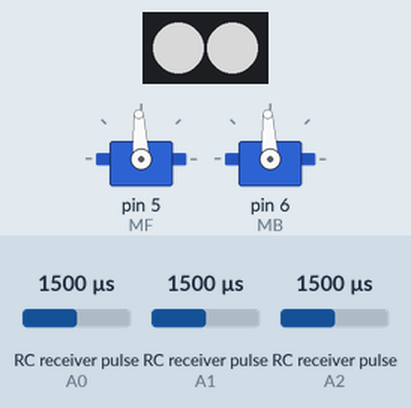
Simulated run of this sketch. Board: Arduino Uno, built with avr-gcc and run on an emulated ATmega328P. Parts: 2 × servo, 2 RGB LEDs in strip order, left to right. Wiring (inferred from the names in the program): 3 × RC receiver channel: data A0 / data A1 / data A2. Inputs (shaded band) come from the test bench; at power-on: RC receiver pulse (sensors on A1, A2, A0) 1500 µs. Dim RGB values are drawn brighter than linear.

Above: at 1.2 s.
1.3 s: RC receiver pulse (sensor on A1) set to 1020 µs
At 1.7 s:
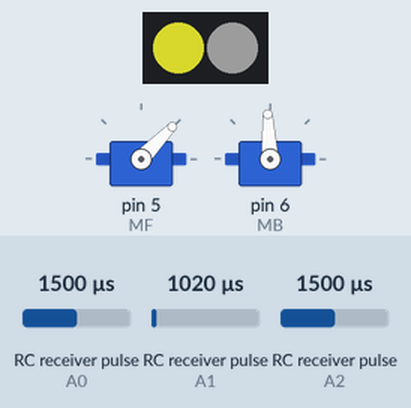
2.9 s: RC receiver pulse (sensor on A2) set to 1020 µs
At 4.2 s:
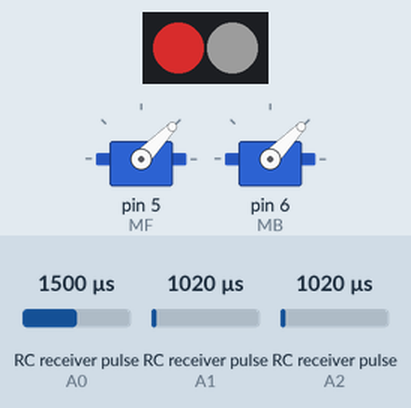
4.5 s: RC receiver pulse (sensor on A1) set to 1750 µs
At 5.4 s:
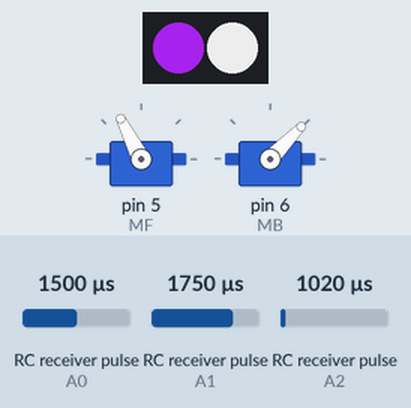
6.1 s: RC receiver pulse (sensor on A2) set to 1750 µs
At 6.9 s:
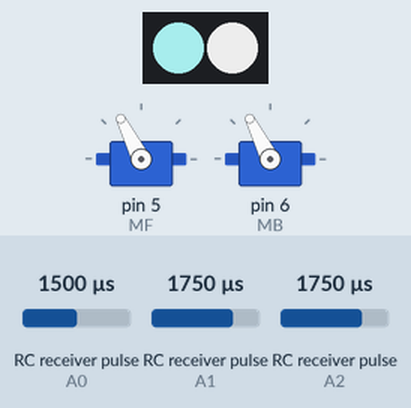
7.7 s: RC receiver pulse (sensor on A0) set to 1020 µs
At 9.0 s:
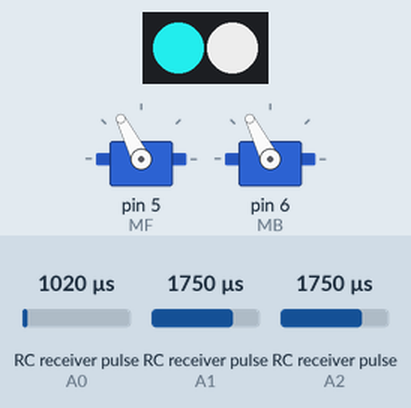
9.3 s: RC receiver pulse (sensor on A1) set to 1250 µs
At 10.2 s:
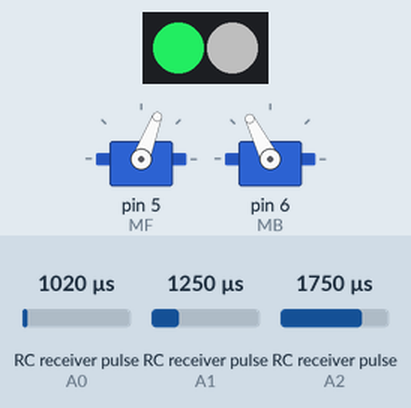
Timing chart, 0 to 11.9 s (numbered marks = the images above; inputs shaded):
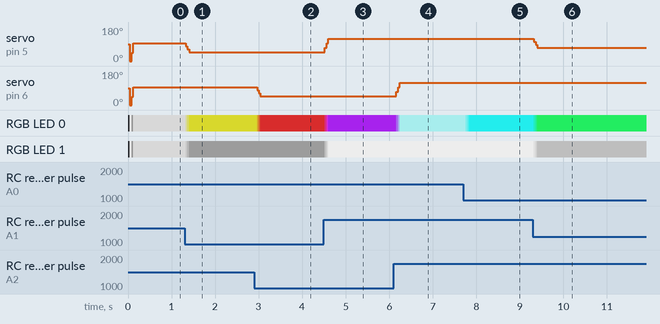

Measured:
- after the input at 1.3 s, servo on pin 5 (MF): 93° → 46° at once; RGB LED 0: RGB(139, 139, 139) → RGB(139, 139, 102) at once, → RGB(139, 139, 65) 0.04 s later, → RGB(139, 139, 28) 0.04 s later; RGB LED 1: RGB(139, 139, 139) → RGB(102, 102, 102) at once, → RGB(65, 65, 65) 0.04 s later, → RGB(28, 28, 28) 0.04 s later
- after the input at 2.9 s, servo on pin 6 (MB): 93° → 46° after 0.06 s; RGB LED 0: RGB(139, 139, 28) → RGB(139, 102, 28) after 0.06 s, → RGB(139, 65, 28) 0.04 s later, → RGB(139, 28, 28) 0.04 s later
- after the input at 4.5 s, servo on pin 5 (MF): 46° → 117° at once; RGB LED 0: RGB(139, 28, 28) → RGB(139, 28, 84) at once, → RGB(139, 28, 140) 0.04 s later, → RGB(139, 28, 197) 0.04 s later; RGB LED 1: RGB(28, 28, 28) → RGB(84, 84, 84) at once, → RGB(140, 140, 140) 0.04 s later, → RGB(197, 197, 197) 0.04 s later
- after the input at 6.1 s, servo on pin 6 (MB): 46° → 117° after 0.06 s; RGB LED 0: RGB(139, 28, 197) → RGB(139, 84, 197) after 0.06 s, → RGB(139, 140, 197) 0.04 s later, → RGB(139, 197, 197) 0.04 s later
- after the input at 7.7 s, RGB LED 0: RGB(139, 197, 197) → RGB(102, 197, 197) after 0.06 s, → RGB(65, 197, 197) 0.04 s later, → RGB(28, 197, 197) 0.04 s later
- after the input at 9.3 s, servo on pin 5 (MF): 117° → 69° at once; RGB LED 0: RGB(28, 197, 197) → RGB(28, 197, 158) at once, → RGB(28, 197, 119) 0.04 s later, → RGB(28, 197, 81) 0.04 s later; RGB LED 1: RGB(197, 197, 197) → RGB(158, 158, 158) at once, → RGB(119, 119, 119) 0.04 s later, → RGB(81, 81, 81) 0.04 s later

The sketch:

RadioTest.ino
```cpp
#include<FastLED.h>
#include<Servo.h>

#define NUM_LEDS 2
#define DATA_PIN 9

#define MF 5
#define MB 6

#define CHANNELS 8
#define TIME_AVERAGE 3
#define X 4
#define Y 6
#define THR 5

Servo mf, mb;

int ch_pins[CHANNELS] = {10, 16, 14, 15, A0, A1, A2, A3};
int* ch_vals[CHANNELS];

CRGB leds[NUM_LEDS];

int index = 0;

int channelAverage(int channel){

  int sum = 0;

  for(int i = 0; i < TIME_AVERAGE; i++){
    sum += ch_vals[channel][i];
  }

  sum /= TIME_AVERAGE;

  return sum;
}

void setup() {
  // put your setup code here, to run once:
  FastLED.addLeds<WS2812B, DATA_PIN, GRB>(leds, NUM_LEDS);

  mf.attach(MF);
  mb.attach(MB);

  for(int i = 0; i < CHANNELS; i++){
    pinMode(ch_pins[i], INPUT);
    ch_vals[i] = (int*) malloc(sizeof(int) * TIME_AVERAGE);
  }
}

void loop() {
  // put your main code here, to run repeatedly:

  if(index < TIME_AVERAGE){
    ch_vals[X][index] = pulseIn(ch_pins[X], HIGH);
    ch_vals[Y][index] = pulseIn(ch_pins[Y], HIGH);
    ch_vals[THR][index++] = pulseIn(ch_pins[THR], HIGH);
  } else {
    for(int i = 1; i < TIME_AVERAGE; i++){

      ch_vals[X][i - 1] = ch_vals[X][i];
      ch_vals[Y][i - 1] = ch_vals[Y][i];
      ch_vals[THR][i - 1] = ch_vals[THR][i];
    }

    ch_vals[X][TIME_AVERAGE - 1] = pulseIn(ch_pins[X], HIGH);
    ch_vals[Y][TIME_AVERAGE - 1] = pulseIn(ch_pins[Y], HIGH);
    ch_vals[THR][TIME_AVERAGE - 1] = pulseIn(ch_pins[THR], HIGH);
  }

  mf.writeMicroseconds(channelAverage(THR));
  mb.writeMicroseconds(channelAverage(Y));

  int mappedX = map(channelAverage(X), 900, 2000, 0, 255);
  int mappedY = map(channelAverage(Y), 900, 2000, 0, 255);
  int mappedThr = map(channelAverage(THR), 900, 2000, 0, 255);

  leds[0] = CRGB(mappedX, mappedY, mappedThr);
  leds[1] = CRGB(mappedThr, mappedThr, mappedThr);

  FastLED.show();

  /*char buff[255];

  sprintf(buff, "CH %s: %d\t", "X", ch_vals[X]);
  Serial.print(buff);

  sprintf(buff, "CH %s: %d\t", "Y", ch_vals[Y]);
  Serial.print(buff);

  sprintf(buff, "CH %s: %d\t", "THR", ch_vals[THR]);
  Serial.print(buff);

  Serial.println("");*/
}
```
